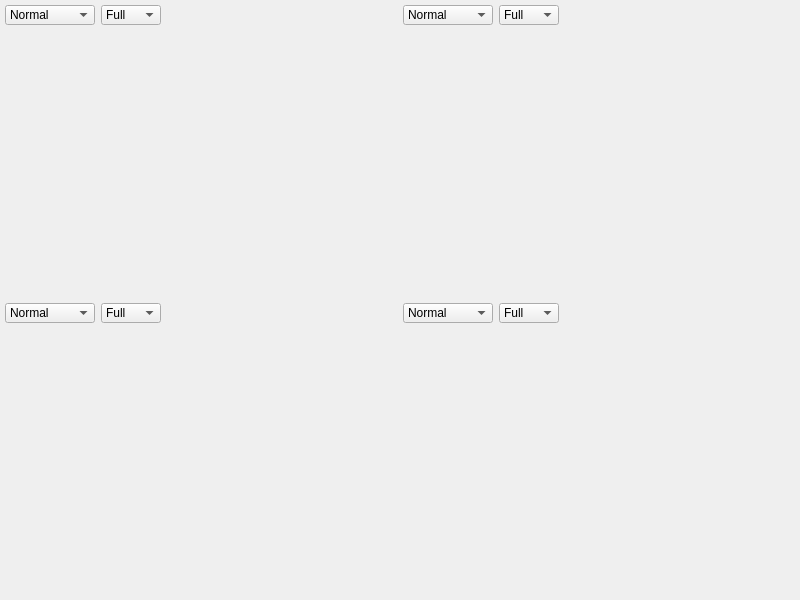
<?xml version="1.0" encoding="UTF-8"?>
<ui version="4.0">
 <class>graph_work</class>
 <widget class="QWidget" name="graph_work">
  <property name="geometry">
   <rect>
    <x>0</x>
    <y>0</y>
    <width>800</width>
    <height>600</height>
   </rect>
  </property>
  <property name="windowTitle">
   <string>Form</string>
  </property>
  <layout class="QGridLayout" name="gridLayout_5">
   <property name="leftMargin">
    <number>5</number>
   </property>
   <property name="topMargin">
    <number>5</number>
   </property>
   <property name="rightMargin">
    <number>5</number>
   </property>
   <property name="bottomMargin">
    <number>5</number>
   </property>
   <item row="0" column="0">
    <widget class="QWidget" name="graph_0" native="true">
     <property name="sizePolicy">
      <sizepolicy hsizetype="Preferred" vsizetype="Preferred">
       <horstretch>1</horstretch>
       <verstretch>1</verstretch>
      </sizepolicy>
     </property>
     <layout class="QGridLayout" name="gridLayout">
      <property name="leftMargin">
       <number>0</number>
      </property>
      <property name="topMargin">
       <number>0</number>
      </property>
      <property name="rightMargin">
       <number>0</number>
      </property>
      <property name="bottomMargin">
       <number>0</number>
      </property>
      <item row="0" column="0">
       <widget class="QComboBox" name="cobox_gph_0">
        <property name="minimumSize">
         <size>
          <width>90</width>
          <height>20</height>
         </size>
        </property>
        <property name="maximumSize">
         <size>
          <width>90</width>
          <height>20</height>
         </size>
        </property>
        <property name="sizeAdjustPolicy">
         <enum>QComboBox::AdjustToContentsOnFirstShow</enum>
        </property>
        <item>
         <property name="text">
          <string>Normal</string>
         </property>
        </item>
        <item>
         <property name="text">
          <string>Vertical</string>
         </property>
        </item>
        <item>
         <property name="text">
          <string>Horizontal</string>
         </property>
        </item>
        <item>
         <property name="text">
          <string>Integrated</string>
         </property>
        </item>
       </widget>
      </item>
      <item row="0" column="1">
       <widget class="QComboBox" name="cobox_chl_0">
        <property name="minimumSize">
         <size>
          <width>60</width>
          <height>20</height>
         </size>
        </property>
        <property name="maximumSize">
         <size>
          <width>60</width>
          <height>20</height>
         </size>
        </property>
        <item>
         <property name="text">
          <string>Full</string>
         </property>
        </item>
        <item>
         <property name="text">
          <string>0</string>
         </property>
        </item>
        <item>
         <property name="text">
          <string>1</string>
         </property>
        </item>
        <item>
         <property name="text">
          <string>2</string>
         </property>
        </item>
       </widget>
      </item>
      <item row="0" column="2">
       <spacer name="hsp_cob_0">
        <property name="orientation">
         <enum>Qt::Horizontal</enum>
        </property>
        <property name="sizeHint" stdset="0">
         <size>
          <width>230</width>
          <height>20</height>
         </size>
        </property>
       </spacer>
      </item>
      <item row="1" column="0" colspan="3">
       <widget class="QWidget" name="graph_ctx_0" native="true"/>
      </item>
     </layout>
    </widget>
   </item>
   <item row="0" column="1">
    <widget class="QWidget" name="graph_1" native="true">
     <property name="sizePolicy">
      <sizepolicy hsizetype="Preferred" vsizetype="Preferred">
       <horstretch>1</horstretch>
       <verstretch>1</verstretch>
      </sizepolicy>
     </property>
     <layout class="QGridLayout" name="gridLayout_2">
      <property name="leftMargin">
       <number>0</number>
      </property>
      <property name="topMargin">
       <number>0</number>
      </property>
      <property name="rightMargin">
       <number>0</number>
      </property>
      <property name="bottomMargin">
       <number>0</number>
      </property>
      <item row="0" column="0">
       <widget class="QComboBox" name="cobox_gph_1">
        <property name="minimumSize">
         <size>
          <width>90</width>
          <height>20</height>
         </size>
        </property>
        <property name="maximumSize">
         <size>
          <width>90</width>
          <height>20</height>
         </size>
        </property>
        <property name="sizeAdjustPolicy">
         <enum>QComboBox::AdjustToContentsOnFirstShow</enum>
        </property>
        <item>
         <property name="text">
          <string>Normal</string>
         </property>
        </item>
        <item>
         <property name="text">
          <string>Vertical</string>
         </property>
        </item>
        <item>
         <property name="text">
          <string>Horizontal</string>
         </property>
        </item>
        <item>
         <property name="text">
          <string>Integrated</string>
         </property>
        </item>
       </widget>
      </item>
      <item row="0" column="1">
       <widget class="QComboBox" name="cobox_chl_1">
        <property name="minimumSize">
         <size>
          <width>60</width>
          <height>20</height>
         </size>
        </property>
        <property name="maximumSize">
         <size>
          <width>60</width>
          <height>20</height>
         </size>
        </property>
        <item>
         <property name="text">
          <string>Full</string>
         </property>
        </item>
        <item>
         <property name="text">
          <string>0</string>
         </property>
        </item>
        <item>
         <property name="text">
          <string>1</string>
         </property>
        </item>
        <item>
         <property name="text">
          <string>2</string>
         </property>
        </item>
       </widget>
      </item>
      <item row="0" column="2">
       <spacer name="hsp_cob_1">
        <property name="orientation">
         <enum>Qt::Horizontal</enum>
        </property>
        <property name="sizeHint" stdset="0">
         <size>
          <width>134</width>
          <height>20</height>
         </size>
        </property>
       </spacer>
      </item>
      <item row="1" column="0" colspan="3">
       <widget class="QWidget" name="graph_ctx_1" native="true"/>
      </item>
     </layout>
    </widget>
   </item>
   <item row="1" column="0">
    <widget class="QWidget" name="graph_2" native="true">
     <property name="sizePolicy">
      <sizepolicy hsizetype="Preferred" vsizetype="Preferred">
       <horstretch>1</horstretch>
       <verstretch>1</verstretch>
      </sizepolicy>
     </property>
     <layout class="QGridLayout" name="gridLayout_3">
      <property name="leftMargin">
       <number>0</number>
      </property>
      <property name="topMargin">
       <number>0</number>
      </property>
      <property name="rightMargin">
       <number>0</number>
      </property>
      <property name="bottomMargin">
       <number>0</number>
      </property>
      <item row="0" column="0">
       <widget class="QComboBox" name="cobox_gph_2">
        <property name="minimumSize">
         <size>
          <width>90</width>
          <height>20</height>
         </size>
        </property>
        <property name="maximumSize">
         <size>
          <width>90</width>
          <height>20</height>
         </size>
        </property>
        <property name="sizeAdjustPolicy">
         <enum>QComboBox::AdjustToContentsOnFirstShow</enum>
        </property>
        <item>
         <property name="text">
          <string>Normal</string>
         </property>
        </item>
        <item>
         <property name="text">
          <string>Vertical</string>
         </property>
        </item>
        <item>
         <property name="text">
          <string>Horizontal</string>
         </property>
        </item>
        <item>
         <property name="text">
          <string>Integrated</string>
         </property>
        </item>
       </widget>
      </item>
      <item row="0" column="1">
       <widget class="QComboBox" name="cobox_chl_2">
        <property name="minimumSize">
         <size>
          <width>60</width>
          <height>20</height>
         </size>
        </property>
        <property name="maximumSize">
         <size>
          <width>60</width>
          <height>20</height>
         </size>
        </property>
        <item>
         <property name="text">
          <string>Full</string>
         </property>
        </item>
        <item>
         <property name="text">
          <string>0</string>
         </property>
        </item>
        <item>
         <property name="text">
          <string>1</string>
         </property>
        </item>
        <item>
         <property name="text">
          <string>2</string>
         </property>
        </item>
       </widget>
      </item>
      <item row="0" column="2">
       <spacer name="hsp_cob_2">
        <property name="orientation">
         <enum>Qt::Horizontal</enum>
        </property>
        <property name="sizeHint" stdset="0">
         <size>
          <width>134</width>
          <height>20</height>
         </size>
        </property>
       </spacer>
      </item>
      <item row="1" column="0" colspan="3">
       <widget class="QWidget" name="graph_ctx_2" native="true"/>
      </item>
     </layout>
    </widget>
   </item>
   <item row="1" column="1">
    <widget class="QWidget" name="graph_3" native="true">
     <property name="sizePolicy">
      <sizepolicy hsizetype="Preferred" vsizetype="Preferred">
       <horstretch>1</horstretch>
       <verstretch>1</verstretch>
      </sizepolicy>
     </property>
     <layout class="QGridLayout" name="gridLayout_4">
      <property name="leftMargin">
       <number>0</number>
      </property>
      <property name="topMargin">
       <number>0</number>
      </property>
      <property name="rightMargin">
       <number>0</number>
      </property>
      <property name="bottomMargin">
       <number>0</number>
      </property>
      <item row="0" column="0">
       <widget class="QComboBox" name="cobox_gph_3">
        <property name="minimumSize">
         <size>
          <width>90</width>
          <height>20</height>
         </size>
        </property>
        <property name="maximumSize">
         <size>
          <width>90</width>
          <height>20</height>
         </size>
        </property>
        <property name="sizeAdjustPolicy">
         <enum>QComboBox::AdjustToContentsOnFirstShow</enum>
        </property>
        <item>
         <property name="text">
          <string>Normal</string>
         </property>
        </item>
        <item>
         <property name="text">
          <string>Vertical</string>
         </property>
        </item>
        <item>
         <property name="text">
          <string>Horizontal</string>
         </property>
        </item>
        <item>
         <property name="text">
          <string>Integrated</string>
         </property>
        </item>
       </widget>
      </item>
      <item row="0" column="1">
       <widget class="QComboBox" name="cobox_chl_3">
        <property name="minimumSize">
         <size>
          <width>60</width>
          <height>20</height>
         </size>
        </property>
        <property name="maximumSize">
         <size>
          <width>60</width>
          <height>20</height>
         </size>
        </property>
        <item>
         <property name="text">
          <string>Full</string>
         </property>
        </item>
        <item>
         <property name="text">
          <string>0</string>
         </property>
        </item>
        <item>
         <property name="text">
          <string>1</string>
         </property>
        </item>
        <item>
         <property name="text">
          <string>2</string>
         </property>
        </item>
       </widget>
      </item>
      <item row="0" column="2">
       <spacer name="hsp_cob_3">
        <property name="orientation">
         <enum>Qt::Horizontal</enum>
        </property>
        <property name="sizeHint" stdset="0">
         <size>
          <width>134</width>
          <height>20</height>
         </size>
        </property>
       </spacer>
      </item>
      <item row="1" column="0" colspan="3">
       <widget class="QWidget" name="graph_ctx_3" native="true"/>
      </item>
     </layout>
    </widget>
   </item>
  </layout>
 </widget>
 <resources/>
 <connections/>
</ui>
